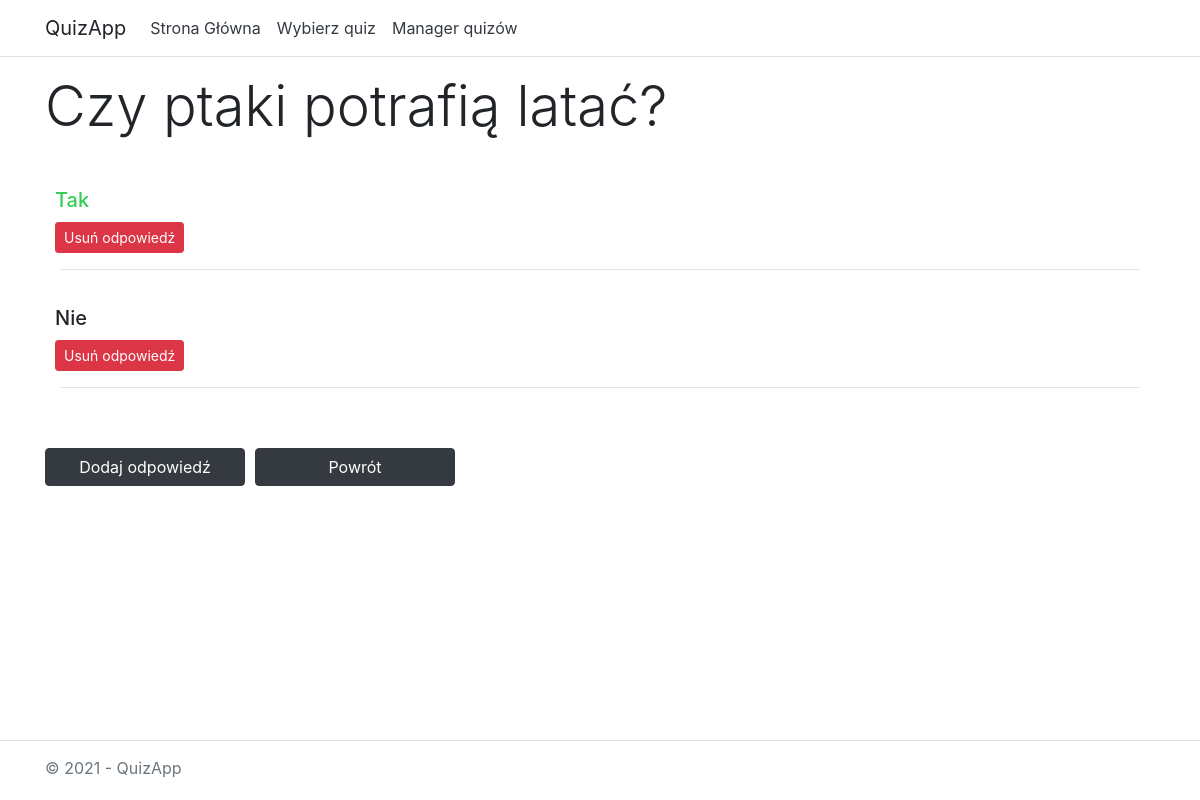
The page /quizzes/edit_question/18/ on the database its author committed.
### quizzes/models.py (models this page shows, shortened)
class Question(models.Model):
    quiz = models.ForeignKey(Quiz, on_delete=models.CASCADE)
    contents = models.CharField(max_length=512)

class Answer(models.Model):
    question = models.ForeignKey(Question, on_delete=models.CASCADE)
    contents = models.CharField(max_length=512)
    is_true = models.BooleanField(default=False)

### quizzes/views.py (the view)
# urls.py: path('edit_question/<int:question_id>/', views.edit_question, name='edit_question'),
def edit_question(request, question_id):
    question = get_object_or_404(Question, id=question_id)
    template = loader.get_template('quizzes/edit_question.html')
    context = {
        'question': question,
        'quiz_id': question.quiz_id
    }
    return HttpResponse(template.render(context, request))

### quizzes/templates/quizzes/edit_question.html (shortened to what this page needs)
{% load static %}
<!DOCTYPE html>
<html lang="en">
<head>
    <link rel="stylesheet" type="text/css" href="{% static 'quizzes/bootstrap.css' %}" />
</head>
<body>
    <header>
        <nav class="navbar navbar-expand-sm navbar-toggleable-sm navbar-light bg-white border-bottom box-shadow mb-3">
            <div class="container">
                <a class="navbar-brand" style="user-select: none" >QuizApp</a>
                <div class="navbar-collapse collapse d-sm-inline-flex justify-content-between">
                    <ul class="navbar-nav flex-grow-1">
                        <li class="nav-item">
                            <a href="/quizzes/" class="nav-link text-dark" >Strona Główna</a>
                        </li>
                        <li class="nav-item">
                            <a href="/quizzes/select" class="nav-link text-dark" >Wybierz quiz</a>
                        </li>
                        <li class="nav-item">
                            <a href="/quizzes/manage" class="nav-link text-dark" >Manager quizów</a>
                        </li>
                    </ul>
                </div>
            </div>
        </nav>
    </header>
    <div class="container">
        <main role="main" class="pb-3">
            <div class="container">
                    <div class="row" style="margin-bottom: 20px">
                    <h1 class="display-4">{{ question.contents }}</h1>
                    </div>
                    {% if question.answer_set.all|length == 0 %}
                    <div class="row" style="margin-top: 30px">
                        <h3>Pytanie nie zawiera jeszcze żadnych odpowiedzi.</h3>
                    </div>
                    {% else %}
                    {% for answer in question.answer_set.all %}
                        <div class="row" style="margin-left: -5px">
                            <div class="media">
                                <div class="media-body">
                                    {% if answer.is_true %}
                                    <h5 style="margin-top: 20px; margin-bottom: 10px; color: #34ce57">{{ answer.contents }}</h5>
                                    {% else %}
                                    <h5 style="margin-top: 20px; margin-bottom: 10px">{{ answer.contents }}</h5>
                                    {% endif %}
                                    <a href="{% url 'delete_answer' answer.id %}" class="btn btn-danger btn-sm" role="button" style="color:white">Usuń odpowiedź</a>
                                </div>
                            </div>
                        </div>
                        <hr>
                    {% endfor %}
                    {% endif %}
                    <div class="row" style="margin-top: 60px">
                        <button onclick="toggle('addNewAnswerDiv')" id="addNewAnswer" class="btn btn-dark" style="width: 200px">Dodaj odpowiedź</button>
                        <a href="{% url 'edit' quiz_id %}" class="btn btn-dark" style="width: 200px; margin-left: 10px">Powrót</a>
                    </div>
            </div>
        </main>
    </div>
    <div class="navbar-fixed-bottom">
     <footer class="border-top footer text-muted" style="position: fixed; height: 60px; bottom: 0; width: 100%; user-select: none">
        <div class="container" style="margin-top: 15px">
            &copy; 2021 - QuizApp
        </div>
    </footer>
    </div>
</body>
</html>

### rows shown on the page
Question: contents "Czy ptaki potrafią latać?"
Answer: contents "Tak"
Answer: contents "Nie"
